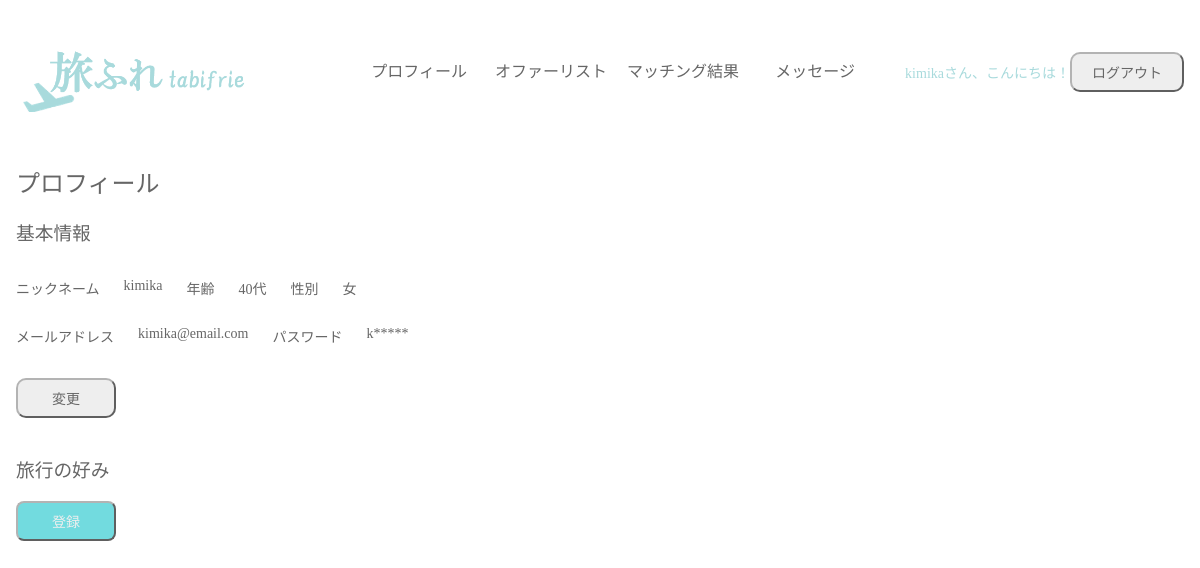
Page /profile_info.php (signed in) on the committed database.
### tables this page shows
CREATE TABLE `tabifrie_user` (
  `id` int NOT NULL,
  `name` varchar(64) NOT NULL,
  `gender` varchar(2) NOT NULL,
  `age` varchar(12) NOT NULL,
  `email` varchar(128) NOT NULL,
  `password` varchar(255) NOT NULL,
  `hotel` varchar(128) NOT NULL,
  `flight` varchar(128) NOT NULL,
  `engaging` varchar(128) NOT NULL,
  `smoking` varchar(128) NOT NULL,
  `drinking` varchar(128) NOT NULL,
  `eating` varchar(128) NOT NULL
);

### profile_info.php (the view, shortened to what this page needs)
<?php
$email = $_SESSION['user_id'];
$pdo = db_conn();
$stmt = $pdo->prepare('SELECT * FROM tabifrie_user WHERE email = :email');
$stmt->bindValue(':email', $email, PDO::PARAM_STR);
$status = $stmt->execute();
$val = $stmt->fetch();
?>
<!DOCTYPE html>
<html>
<head>
    <link rel="stylesheet" href="css/common.css" />
    <link rel="stylesheet" href="css/profile.css" />
</head>
<body>
    <header class="container">
        <h1>
            <img src="./img/logo2.png" alt="旅フレロゴ" width="232px" class="">
        </h1>
        <nav class="nav">
            <ul>
                <li><a href="profile_info.php">プロフィール</a></li>
                <li><a href="profile_info.php">オファーリスト</a></li>
                <li><a href="profile_info.php">マッチング結果</a></li>
                <li><a href="profile_info.php">メッセージ</a></li>
            </ul>
        </nav>
        <p><?= $_SESSION['user_name'] ?>さん、こんにちは！</p>
        <button class="btn" onclick="document.location='logout.php'">ログアウト</button>
    </header>
    <section class="container profile">
        <h2>プロフィール</h2>
        <div>
            <h3>基本情報</h3>
            <div class="info">
                <p>ニックネーム</p><p><?= $val['name'] ?></p>
                <p>年齢</p><p><?= $val['age']  ?></p>
                <p>性別</p><p><?= $val['gender'] ?></p>
            </div>
            <div class="info">
                <p>メールアドレス</p><p><?= $val['email']?></p>
                <p>パスワード</p><p><?= $val['password'] [0]?>*****</p>
            </div><br>
            <button class="btn" onclick="document.location='info_update.php'">変更</button>
        </div><br>
        <div>
            <h3>旅行の好み</h3>
            <button class="btn_s" onclick="document.location='preference.php'">登録</button>
        </div><br>
    </section>
</body>
</html>

### css/common.css (style rules this page uses)
body { box-sizing: border-box; margin: 0; color: #666; }
.container { max-width: 1200px; margin: 0 auto; width: calc(100% - 32px); box-sizing: border-box; }
header { position: sticky; top: 0px; align-items: center; justify-content: space-around; padding: 32px 0; background-color: #fff; color: #A8DADC; }
@media (min-width: 800px) { header { position: sticky; top: 0px; display: flex; align-items: center; justify-content: space-around; padding: 32px 0; background-color: #fff; color: #A8DADC; } }
h1 { margin: 0; font-size: 0; }
img { vertical-align: bottom; }
nav { margin-left: auto; margin-right: 24px; }
nav > ul { list-style: none; padding: 0; margin: 0; display: flex; }
li > a { display: block; width: 132px; line-height: 64px; text-align: center; text-decoration: none; color: #666; }
.btn { background-color: #eee; color: #666; border-color: #b3b3b3; border-radius: 10px; min-width: 100px; padding: 8px 20px; font-size: 14px; text-decoration: none; display: inline-block; }
.btn_s { background-color: #72dbdf; color: #eee; border-color: #b3b3b3; border-radius: 8px; min-width: 100px; padding: 8px 20px; margin-right: 12px; font-size: 14px; text-decoration: none; display: inline-block; }
h2 { font-weight: normal; }
h3 { font-weight: normal; }
p { font-size: 14px; }

### css/profile.css (style rules this page uses)
.info, .prefer, .plan { display: flex; gap: 24px; }

### rows in the picture
tabifrie_user: name "kimika", age "40代", gender "女", email "kimika@email.com", password "k"

### other values in the picture
$_SESSION['user_name'] "kimika"
